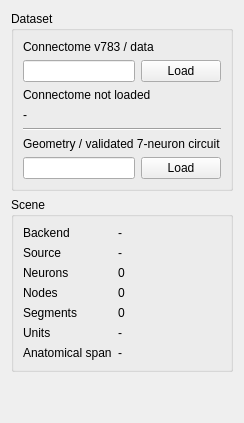
           <widget class="QWidget" name="dataTab">
            <attribute name="icon">
             <iconset resource="drosofila.qrc">
              <normaloff>:/drosofila/images/database.png</normaloff>:/drosofila/images/database.png</iconset>
            </attribute>
            <attribute name="title">
             <string>Data</string>
            </attribute>
            <layout class="QVBoxLayout" name="dataTabLayout">
             <item>
              <widget class="QGroupBox" name="dataGB">
               <property name="title">
                <string>Dataset</string>
               </property>
               <layout class="QGridLayout" name="dataLayout">
                <item row="0" column="0" colspan="2">
                 <widget class="QLabel" name="connectomePathLB">
                  <property name="text">
                   <string>Connectome v783 / data</string>
                  </property>
                 </widget>
                </item>
                <item row="1" column="0">
                 <widget class="QLineEdit" name="connectomePathLE">
                  <property name="toolTip">
                   <string>Directory containing neurons.bin, edges.bin and optionally annotations.tsv.</string>
                  </property>
                 </widget>
                </item>
                <item row="1" column="1">
                 <widget class="QPushButton" name="loadConnectomePB">
                  <property name="text">
                   <string>Load</string>
                  </property>
                  <property name="icon">
                   <iconset resource="drosofila.qrc">
                    <normaloff>:/drosofila/images/fileopen.png</normaloff>:/drosofila/images/fileopen.png</iconset>
                  </property>
                 </widget>
                </item>
                <item row="2" column="0" colspan="2">
                 <widget class="QLabel" name="connectomeStatusLB">
                  <property name="text">
                   <string>Connectome not loaded</string>
                  </property>
                  <property name="wordWrap">
                   <bool>true</bool>
                  </property>
                 </widget>
                </item>
                <item row="3" column="0" colspan="2">
                 <widget class="QLabel" name="connectomeSummaryLB">
                  <property name="text">
                   <string>-</string>
                  </property>
                  <property name="wordWrap">
                   <bool>true</bool>
                  </property>
                  <property name="textInteractionFlags">
                   <set>Qt::TextSelectableByMouse</set>
                  </property>
                 </widget>
                </item>
                <item row="4" column="0" colspan="2">
                 <widget class="QFrame" name="dataLine">
                  <property name="frameShape">
                   <enum>QFrame::HLine</enum>
                  </property>
                  <property name="frameShadow">
                   <enum>QFrame::Sunken</enum>
                  </property>
                 </widget>
                </item>
                <item row="5" column="0" colspan="2">
                 <widget class="QLabel" name="circuitPathLB">
                  <property name="text">
                   <string>Geometry / validated 7-neuron circuit</string>
                  </property>
                 </widget>
                </item>
                <item row="6" column="0">
                 <widget class="QLineEdit" name="circuitPathLE">
                  <property name="toolTip">
                   <string>Directory containing the seven exact materialization-783 precomputed skeleton files.</string>
                  </property>
                 </widget>
                </item>
                <item row="6" column="1">
                 <widget class="QPushButton" name="loadCircuitPB">
                  <property name="text">
                   <string>Load</string>
                  </property>
                  <property name="icon">
                   <iconset resource="drosofila.qrc">
                    <normaloff>:/drosofila/images/fileopen.png</normaloff>:/drosofila/images/fileopen.png</iconset>
                  </property>
                 </widget>
                </item>
               </layout>
              </widget>
             </item>
             <item>
              <widget class="QGroupBox" name="sceneGB">
               <property name="title">
                <string>Scene</string>
               </property>
               <layout class="QFormLayout" name="sceneLayout">
                <item row="0" column="0">
                 <widget class="QLabel" name="backendLB">
                  <property name="text">
                   <string>Backend</string>
                  </property>
                 </widget>
                </item>
                <item row="0" column="1">
                 <widget class="QLabel" name="backendValueLB">
                  <property name="text">
                   <string>-</string>
                  </property>
                 </widget>
                </item>
                <item row="1" column="0">
                 <widget class="QLabel" name="sourceLB">
                  <property name="text">
                   <string>Source</string>
                  </property>
                 </widget>
                </item>
                <item row="1" column="1">
                 <widget class="QLabel" name="sourceValueLB">
                  <property name="text">
                   <string>-</string>
                  </property>
                  <property name="wordWrap">
                   <bool>true</bool>
                  </property>
                 </widget>
                </item>
                <item row="2" column="0">
                 <widget class="QLabel" name="neuronsLB">
                  <property name="text">
                   <string>Neurons</string>
                  </property>
                 </widget>
                </item>
                <item row="2" column="1">
                 <widget class="QLabel" name="neuronsValueLB">
                  <property name="text">
                   <string>0</string>
                  </property>
                 </widget>
                </item>
                <item row="3" column="0">
                 <widget class="QLabel" name="nodesLB">
                  <property name="text">
                   <string>Nodes</string>
                  </property>
                 </widget>
                </item>
                <item row="3" column="1">
                 <widget class="QLabel" name="nodesValueLB">
                  <property name="text">
                   <string>0</string>
                  </property>
                 </widget>
                </item>
                <item row="4" column="0">
                 <widget class="QLabel" name="segmentsLB">
                  <property name="text">
                   <string>Segments</string>
                  </property>
                 </widget>
                </item>
                <item row="4" column="1">
                 <widget class="QLabel" name="segmentsValueLB">
                  <property name="text">
                   <string>0</string>
                  </property>
                 </widget>
                </item>
                <item row="5" column="0">
                 <widget class="QLabel" name="unitsLB">
                  <property name="text">
                   <string>Units</string>
                  </property>
                 </widget>
                </item>
                <item row="5" column="1">
                 <widget class="QLabel" name="unitsValueLB">
                  <property name="text">
                   <string>-</string>
                  </property>
                 </widget>
                </item>
                <item row="6" column="0">
                 <widget class="QLabel" name="spanLB">
                  <property name="text">
                   <string>Anatomical span</string>
                  </property>
                 </widget>
                </item>
                <item row="6" column="1">
                 <widget class="QLabel" name="spanValueLB">
                  <property name="text">
                   <string>-</string>
                  </property>
                  <property name="wordWrap">
                   <bool>true</bool>
                  </property>
                 </widget>
                </item>
               </layout>
              </widget>
             </item>
             <item>
              <spacer name="dataTabSpacer">
               <property name="orientation">
                <enum>Qt::Vertical</enum>
               </property>
               <property name="sizeHint" stdset="0">
                <size>
                 <width>20</width>
                 <height>40</height>
                </size>
               </property>
              </spacer>
             </item>
            </layout>
           </widget>
